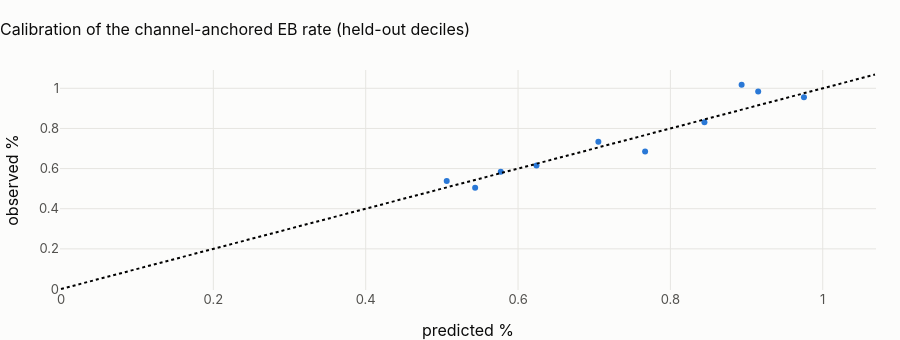

Notebook cell for this chart:
### Markdown cell above
## 3 · How well does a cell's past predict its future?
Each candidate predicts a cell's held-out conversion rate per send from fit-period data only. Scored on the cells of
the tracked channels seen in both periods, weighted by held-out sends.

**Empirical Bayes.** The cells' true rates are assumed to come from a Beta(α, β) prior; α and β are the
maximum-likelihood fit of the beta-binomial to the fit-period cells. A cell with s conversions out of n sends then has
posterior mean (s + α) / (n + α + β). The prior's concentration α + β is the number of "pseudo-sends" of evidence the
prior is worth: a cell with far fewer sends than that keeps mostly the prior; one with far more keeps its own rate.
The **channel-anchored** variant keeps that concentration but centres each cell's prior on its channel's rate.

### Code cell
cells = fit.join(ho, rsuffix="_ho", how="inner").reset_index()
cells = cells[cells.send_channel.isin(tr.index) & (cells.sends_ho > 0)].reset_index(drop=True)
alpha, beta_ = g.beta_binomial_fit(cells.conversions, cells.sends)
kappa = alpha + beta_
glob = cells.conversions.sum() / cells.sends.sum()
chan_rate = cells.groupby("send_channel").apply(
    lambda d: d.conversions.sum() / d.sends.sum(), include_groups=False
)
cr = cells.send_channel.map(chan_rate)
EPS = 1e-5
pred = pd.DataFrame(
    {
        "global rate": glob,
        "channel rate": cr,
        "raw cell rate": cells.conversions / cells.sends,
        "EB, global prior": (cells.conversions + alpha) / (cells.sends + kappa),
        "EB, channel-anchored prior": (cells.conversions + kappa * cr) / (cells.sends + kappa),
    }
).clip(EPS, 1 - EPS)
y_c, y_n = cells.conversions_ho.to_numpy(), cells.sends_ho.to_numpy()
y_r = y_c / y_n


def scores(p: np.ndarray, idx: np.ndarray | None = None) -> tuple[float, float]:
    """Log loss and Brier per held-out send of a predicted rate per cell."""
    i = slice(None) if idx is None else idx
    p, c, n = p[i], y_c[i], y_n[i]
    ll = -(c * np.log(p) + (n - c) * np.log(1 - p)).sum() / n.sum()
    br = (c * (1 - p) ** 2 + (n - c) * p**2).sum() / n.sum()
    return ll, br


rows = []
ll0 = scores(pred["global rate"].to_numpy())[0]
for name in pred:
    ll, br = scores(pred[name].to_numpy())
    rho = stats.spearmanr(pred[name], y_r).statistic
    rows.append(
        {
            "predictor": name,
            "log loss per send": ll,
            "Brier per send": br,
            "skill vs global (1 − LL / LL_global)": 1 - ll / ll0,
            "Spearman with held-out rate": rho,
        }
    )
score = pd.DataFrame(rows)
B = 500
boot = {k: [] for k in ["EB channel − raw", "EB channel − channel", "EB channel − EB global"]}
P = {k: v.to_numpy() for k, v in pred.items()}
for _ in range(B):
    i = rng.integers(0, len(cells), len(cells))
    s_ = {k: scores(v, i)[0] for k, v in P.items()}
    boot["EB channel − raw"].append(s_["EB, channel-anchored prior"] - s_["raw cell rate"])
    boot["EB channel − channel"].append(s_["EB, channel-anchored prior"] - s_["channel rate"])
    boot["EB channel − EB global"].append(s_["EB, channel-anchored prior"] - s_["EB, global prior"])
ci = {k: np.quantile(v, [0.025, 0.975]) for k, v in boot.items()}
show(score.round(6), paging=False)
show(
    pd.DataFrame(
        [{"log-loss difference": k, "2.5 %": v[0], "97.5 %": v[1]} for k, v in ci.items()]
    ).round(7),
    paging=False,
)
cal = pd.DataFrame({"p": P["EB, channel-anchored prior"], "c": y_c, "n": y_n})
cal["bin"] = pd.qcut(cal.p.rank(method="first"), 10, labels=False)
cal = cal.groupby("bin").apply(
    lambda d: pd.Series(
        {
            "predicted %": 100 * np.average(d.p, weights=d.n),
            "observed %": 100 * d.c.sum() / d.n.sum(),
        }
    ),
    include_groups=False,
)
fig = px.scatter(
    cal,
    x="predicted %",
    y="observed %",
    title="Calibration of the channel-anchored EB rate (held-out deciles)",
)
mx = float(cal.max().max()) * 1.05
fig.add_shape(type="line", x0=0, y0=0, x1=mx, y1=mx, line={"dash": "dot"})
fig.update_layout(height=340)
fig.show()
best = score.loc[score["log loss per send"].idxmin(), "predictor"]
typ = cells.sends.median()
display(
    Markdown(
        f"**{len(cells):,} cells of the tracked channels are scored. The fitted prior is Beta({alpha:.2f}, {beta_:.0f}): "
        f"mean {alpha / kappa:.3%}, concentration {kappa:,.0f} pseudo-sends, against a median cell of {typ:,.0f} "
        f"fit-period sends.** The best predictor by log loss is **{best}**. "
        f"The channel-anchored shrinkage beats the raw cell rate by {-np.mean(boot['EB channel − raw']):.2e} nats per send "
        f"(95 % interval {-ci['EB channel − raw'][1]:.2e} to {-ci['EB channel − raw'][0]:.2e}) and "
        + (
            "is indistinguishable from the plain channel rate"
            if ci["EB channel − channel"][0] < 0 < ci["EB channel − channel"][1]
            else (
                "beats the plain channel rate"
                if ci["EB channel − channel"][1] < 0
                else "is worse than the plain channel rate"
            )
        )
        + f" (interval {ci['EB channel − channel'][0]:.2e} to {ci['EB channel − channel'][1]:.2e}). "
        "Shrinkage is the safe default whatever the data: it never pays to trust a small cell's raw rate, and it costs "
        "nothing when cells really differ. Here it tells the business the cell adds "
        + (
            "little beyond the channel: a month of a cell's history does not out-predict knowing its channel."
            if ci["EB channel − channel"][1] > 0
            else "real information beyond the channel, which the shrunk estimate captures without overfitting."
        )
    )
)

### Figure 1 — Plotly figure (JSON) as saved in the notebook; plotly's stock layout.template omitted (floating-point values rounded to 4 significant figures)
{"data": [{"hovertemplate": "predicted %=%{x}<br>observed %=%{y}<extra></extra>", "legendgroup": "", "marker": {"color": "#2a78d6", "symbol": "circle"}, "mode": "markers", "name": "", "orientation": "v", "showlegend": false, "type": "scatter", "x": [0.5064, 0.5437, 0.5773, 0.6242, 0.7054, 0.7668, 0.8447, 0.8935, 0.9152, 0.9753], "xaxis": "x", "y": [0.5377, 0.5047, 0.5846, 0.6151, 0.7338, 0.6848, 0.8314, 1.018, 0.9839, 0.9557], "yaxis": "y"}], "layout": {"height": 340, "legend": {"tracegroupgap": 0}, "shapes": [{"line": {"dash": "dot"}, "type": "line", "x0": 0, "x1": 1.069, "y0": 0, "y1": 1.069}], "title": {"text": "Calibration of the channel-anchored EB rate (held-out deciles)"}, "xaxis": {"anchor": "y", "domain": [0.0, 1.0], "title": {"text": "predicted %"}}, "yaxis": {"anchor": "x", "domain": [0.0, 1.0], "title": {"text": "observed %"}}}}
